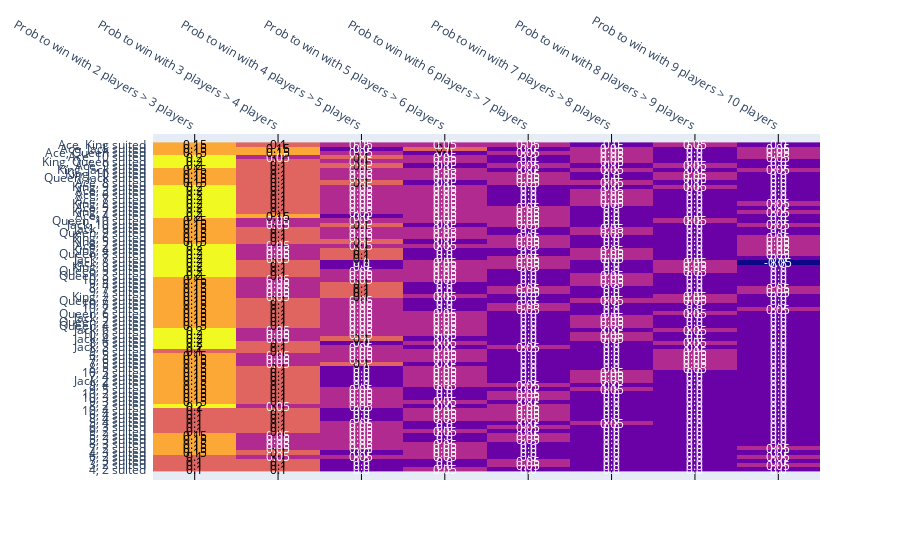

Notebook code cell kept with this figure:
### Markdown cell above
## For paired hole cards

- For 8-10 players, use a raw score.
- If 7 players, add 5%
- If 6 players, add another 5%
- If 5 players, add another 5%
- If 4 players, add another 5%
- If 3 players, add another 10%
- If 2 players, add another 20%

### Code cell
make_heatmap_for_hole_card_families(str_to_search="suited")
